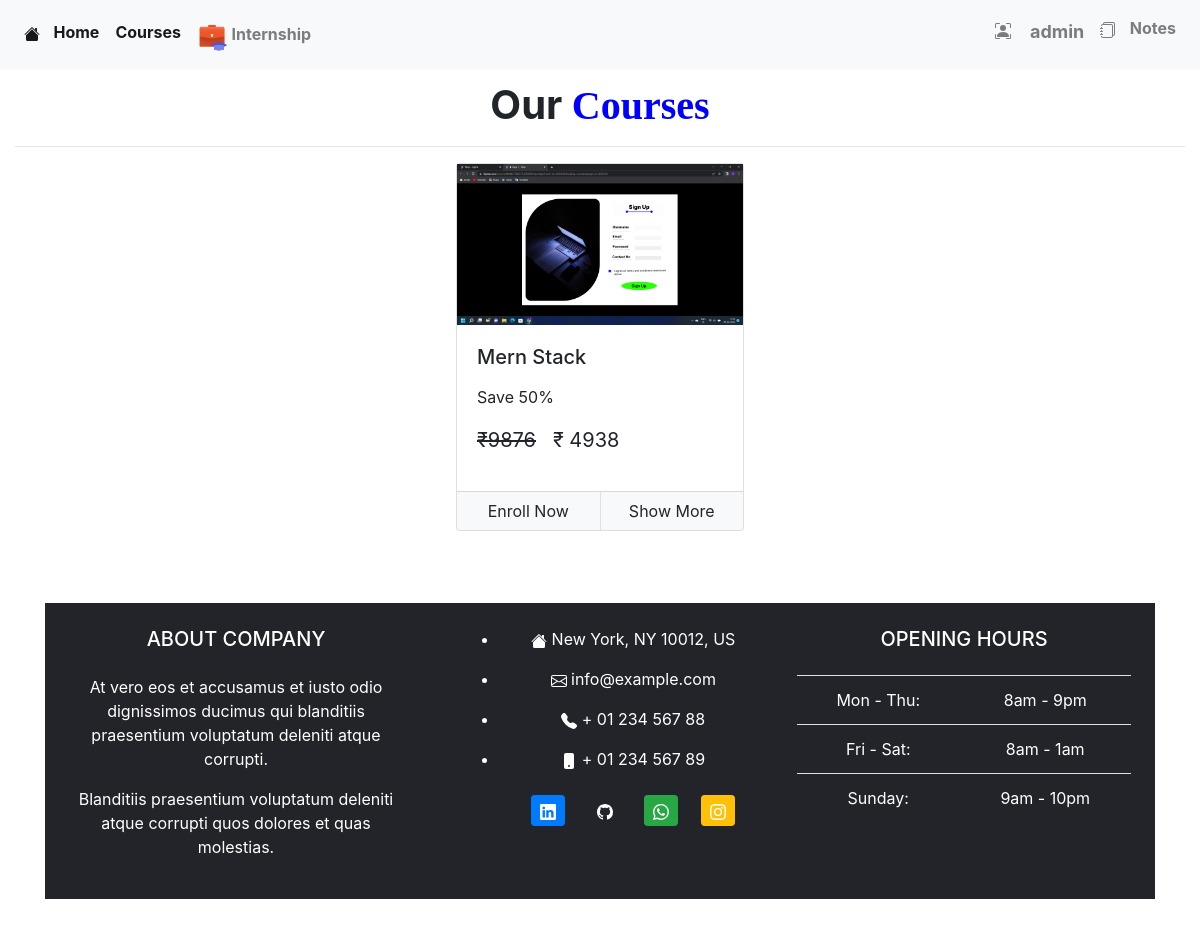
Page /courses/home (signed in) on the committed database.
### courses/models/course.py (models this page shows)
class Course(models.Model):
    name = models.CharField(max_length=100, null=False)
    slug = models.CharField(max_length=100, null=False, unique=True)
    description = models.CharField(max_length=250, null=True)
    price = models.IntegerField(null=False)
    discount = models.IntegerField(null=False, default=0)
    active = models.BooleanField(default=False)
    thumbnail = models.ImageField(upload_to="files/thumbnail")
    date = models.DateTimeField(auto_now_add=True)
    resource = models.FileField(upload_to="files/resource")
    length = models.IntegerField(null=False)
    def __str__(self):
        return self.name

### courses/views/homepage.py (the view)
# urls.py: 2. Add a URL to urlpatterns:  path('', views.home, name='home')
def home(request):
    courses = Course.objects.filter(active=True)
    print(courses)
    return render(request, template_name='courses/home.html', context={'courses': courses})

### courses/templatetags/course_custom_tags.py (called while the page is built)
@register.simple_tag
def cal_sellprice(price, discount):
    if discount is None or discount is 0:
        return price
    sellprice = price
    sellprice = price - (price * discount * 0.01)
    return math.floor(sellprice)

@register.filter
def rupee(price):
    return f'₹{price}'

@register.simple_tag
def is_enrolled(request, course):
    is_enrolled = False;
    user = None
    if request.user.is_authenticated is False:
        return False
    user = request.user
    try:
        user_course = UserCourse.objects.get(user=user, course=course)
        return True
    except:
        return False

### courses/templates/courses/home.html (shortened to what this page needs)
{% extends 'courses/base.html' %}
{% load course_custom_tags %}
{% block content %}
<div class="container-fluid">
   <br>
<h1 style="text-align: center;"><b>Our <span style="font-family:cursive;color:blue;">Courses</span></b></h1>
   <hr>
   <div class="row">
      {% for c in courses %}
      <div class="col mx-auto">
         <div class="card mx-auto" style="width: 18rem;">
            <img class="card-image-top" src="{{c.thumbnail.url}}" alt="Card image cap">
            <div class="card-body">
               <h5 class="card-title">{{c.name}}</h5>
               <p class="card-text">
               <p>Save {{c.discount}}%</p>
               <p class="price"> <del>{{c.price|rupee}}</del>
                  <span>₹ {% cal_sellprice c.price c.discount as value%}{{value}}</span>
               </p>
               </p>
            </div>
            <div class="card-footer p-0">
               {% is_enrolled request c as enrolled%}
               <div class="row no-gutters">
                  {% if enrolled %}
                  <iframe src="https://giphy.com/embed/WV3dGPzJsvcB9yp5iS" width="140" height="35" frameBorder="0"  allowFullScreen></iframe>
                  <div class="col border-right"><a href="/course/{{c.slug}}" class="btn btn-light btn-block">Start Course</a></div>
                  {% else %}
                  <div class="col border-right"><a href="/courses/checkout/{{c.slug}}" class="btn btn-light btn-block">Enroll Now</a></div>
                  <div class="col"><a href="/courses/course/{{c.slug}}" class="btn btn-light btn-block">Show More</a></div>
                  {% endif %}
               </div>
            </div>
         </div>
      </div>
      {% endfor %}
   </div>
</div>
{% endblock %}

### courses/templates/courses/base.html (shortened to what this page needs)
<!doctype html>
<html lang="en">
   <head>
      <link rel="stylesheet" href="https://cdn.jsdelivr.net/npm/bootstrap@4.3.1/dist/css/bootstrap.min.css">
   </head>
   <body oncontextmenu="return false;">
      <nav class="navbar fixed-top navbar-expand-lg navbar-light bg-light">
         <div class="collapse navbar-collapse" id="navbarTogglerDemo02">
            <ul class="navbar-nav mr-auto mt-2 mt-lg-0">
               <li class="nav-item active">
                  <a class="nav-link" href="/courses" style="padding-top : 10px;">
                     &nbsp;&nbsp;<b>Home</b> <span class="sr-only">(current)</span>
                  </a>
               </li>
               <li class="nav-item active">
                  <a class="nav-link" href="/courses/home" style="padding-top : 10px;"><b>Courses</b> <span class="sr-only">(current)</span></a>
               </li>
               {% if request.user.is_authenticated %}
               <li class="nav-item" style="padding-top:3px;">
                  <a class="nav-link" href="/courses/internship"><img style="height:30px;">
<b>Internship</b></a>
               </li>
               {% endif %}
            </ul>
            <ul class="navbar-nav ml-auto">
               {% if request.user.is_authenticated %}
                <div class="dropdown">
                 <h4  type="" id="dropdownMenuButton1" data-bs-toggle="dropdown" aria-expanded="false">
               <li class="nav-item" >
                  <a class="nav-link" href="#">
                     &nbsp;&nbsp;<b style="font-size:18px;">{{request.user}}</b>
                  </a>
               </li>
                 </h4>
               </div>
               <li class="nav-item">
                  <a class="nav-link" href="/notes">
                     &nbsp;&nbsp;<b style="padding-top:15px;">Notes</b>
                  </a>
               </li>
               {% endif %}
            </ul>
         </div>
      </nav>
      {% block content %}
      {% endblock %}
      <div class="container my-5">
         <footer class="text-white text-center text-lg-start" style="background-color: #23242a;">
            <div class="container p-4">
               <div class="row mt-6">
                  <div class="col-lg-4 col-md-12 mb-4 mb-md-0">
                     <h5 class="text-uppercase mb-4">About company</h5>
                     <p>
                        At vero eos et accusamus et iusto odio dignissimos ducimus qui blanditiis praesentium
                        voluptatum deleniti atque corrupti.
                     </p>
                     <p>
                        Blanditiis praesentium voluptatum deleniti atque corrupti quos dolores et quas
                        molestias.
                     </p>
                  </div>
                  <div class="col-lg-4 col-md-6 mb-4 mb-md-0">
                     <ul class="fa-ul" style="margin-left: 1.65em;">
                        <li class="mb-3">
                           <span class="fa-li"></span><span class="ms-2">New York, NY 10012, US</span>
                        </li>
                        <li class="mb-3">
                           <span class="fa-li"></span><span class="ms-2">info@example.com</span>
                        </li>
                        <li class="mb-3">
                           <span class="fa-li"></span><span class="ms-2">+ 01 234 567 88</span>
                        </li>
                        <li class="mb-3">
                           <svg xmlns="http://www.w3.org/2000/svg" width="16" height="16" fill="currentColor" class="bi bi-phone-fill" viewBox="0 0 16 16">
                              <path d="M3 2a2 2 0 0 1 2-2h6a2 2 0 0 1 2 2v12a2 2 0 0 1-2 2H5a2 2 0 0 1-2-2V2zm6 11a1 1 0 1 0-2 0 1 1 0 0 0 2 0z"/>
                           </svg>
                           <span class="fa-li"></span><span class="ms-2">+ 01 234 567 89</span>
                        </li>
                        <div class="mt-4">
                           <a type="button" class="btn btn-floating btn-primary btn-sm">
                           </a>
                           <a type="button" class="btn btn-floating btn-black btn-sm">
                           </a>
                           <a type="button" class="btn btn-floating btn-success btn-sm" href="https://www.instagram.com/">
                           </a>
                           <a type="button" class="btn btn-floating btn-warning btn-sm">
                           </a>
                        </div>
                     </ul>
                  </div>
                  <div class="col-lg-4 col-md-6 mb-4 mb-md-0">
                     <h5 class="text-uppercase mb-4">Opening hours</h5>
                     <table class="table text-center text-white">
                        <tbody class="font-weight-normal">
                           <tr>
                              <td>Mon - Thu:</td>
                              <td>8am - 9pm</td>
                           </tr>
                           <tr>
                              <td>Fri - Sat:</td>
                              <td>8am - 1am</td>
                           </tr>
                           <tr>
                              <td>Sunday:</td>
                              <td>9am - 10pm</td>
                           </tr>
                        </tbody>
                     </table>
                  </div>
               </div>
            </div>
         </footer>
      </div>
   </body>
</html>

### courses/templates/courses/home.html (style rules this page uses)
.price { font-size : 20px; }

### rows in the picture
Course: thumbnail (picture), name "Mern Stack", discount "50", price "₹9876", value "4938"

### other values in the picture
{{ request.user }} "admin"
